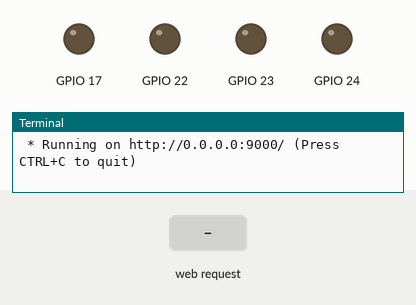
Simulated run of this program. Board: Raspberry Pi (BCM pin numbers). Shown: output pins drawn as LEDs (lit = HIGH), the last lines printed to the terminal. The inputs (shaded band) are chosen by the test bench. The clock reads 2024-03-15 10:24:30 at power-on unless the program sets it.

Above: at 1.2 s.
1.3 s: HTTP request for / received
2.8 s: HTTP request for /go received
At 3.6 s:
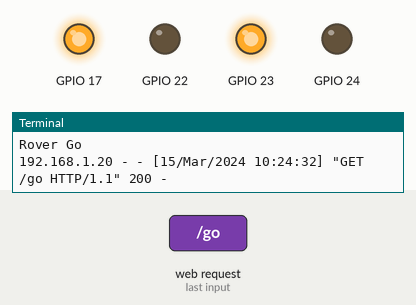
4.3 s: HTTP request for /back received
At 4.7 s:
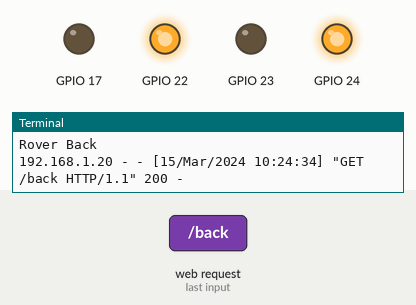
5.8 s: HTTP request for /left received
At 7.0 s:
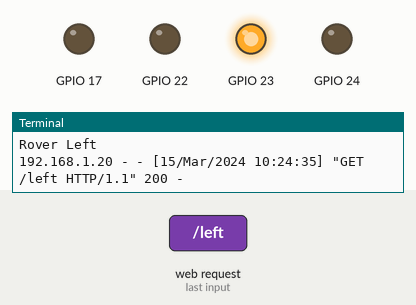
7.3 s: HTTP request for /right received
At 8.2 s:
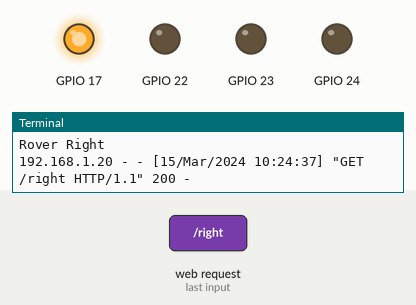
8.8 s: HTTP request for /stop received
At 9.4 s:
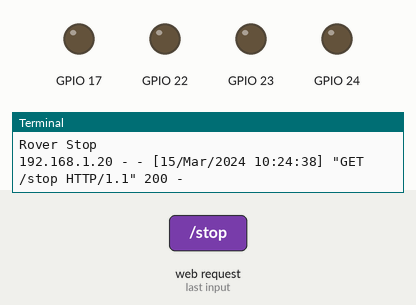
Timing chart, 0 to 11.3 s (numbered marks = the images above; inputs shaded):
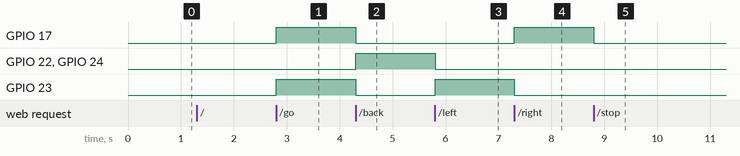

Measured:
- after the input at 2.8 s, GPIO 17, GPIO 23: LOW → HIGH at once
- after the input at 4.3 s, GPIO 17, GPIO 23: HIGH → LOW at once; GPIO 22, GPIO 24: LOW → HIGH at once
- after the input at 5.8 s, GPIO 22, GPIO 24: HIGH → LOW at once; GPIO 23: LOW → HIGH at once
- after the input at 7.3 s, GPIO 17: LOW → HIGH at once; GPIO 23: HIGH → LOW at once
- after the input at 8.8 s, GPIO 17: HIGH → LOW at once

The program:

RoverDC3.py
```python
import RPi.GPIO as GPIO
import paho.mqtt.client as mqtt
from flask import Flask, render_template #, request, redirect, url_for, make_response
from time import sleep
import atexit

app = Flask(__name__) # set up flask server

def init():
        GPIO.setmode(GPIO.BCM)
        GPIO.setup(17, GPIO.OUT)
        GPIO.setup(22, GPIO.OUT)
        GPIO.setup(23, GPIO.OUT)
        GPIO.setup(24, GPIO.OUT)

def clean():
        GPIO.output(17, GPIO.LOW)
        GPIO.output(22, GPIO.LOW)
        GPIO.output(23, GPIO.LOW)
        GPIO.output(24, GPIO.LOW)

# when the root IP is selected, return rover.html page
@app.route('/')
def index():
        init()
        try:
          return render_template('rover3.html')
        except Exception as e:
          print e
          pass

#@app.route("/<reset>")
def reset():
        GPIO.cleanup()

# receive direction from the button press on rover.html
@app.route("/<direction>") # , method=['POST']
def move(direction):
                # Choose the direction of the request
                if direction == 'go':
                        GPIO.output(17, GPIO.HIGH)
                        GPIO.output(22, GPIO.LOW)
                        GPIO.output(23, GPIO.HIGH)
                        GPIO.output(24, GPIO.LOW)
                        #sleep(2)
                        #clean()
                        print "Rover Go"
                elif direction == 'back':
                        GPIO.output(17, GPIO.LOW)
                        GPIO.output(22, GPIO.HIGH)
                        GPIO.output(23, GPIO.LOW)
                        GPIO.output(24, GPIO.HIGH)
                        #sleep(2)
                        #clean()
                        print "Rover Back"
                elif direction == 'left':
                        GPIO.output(17, GPIO.LOW)
                        GPIO.output(22, GPIO.LOW)
                        GPIO.output(23, GPIO.HIGH)
                        GPIO.output(24, GPIO.LOW)
                        #sleep(2)
                        #clean()
                        print "Rover Left"
                elif direction == 'right':
                        GPIO.output(17, GPIO.HIGH)
                        GPIO.output(22, GPIO.LOW)
                        GPIO.output(23, GPIO.LOW)
                        GPIO.output(24, GPIO.LOW)
                        #sleep(2)
                        #clean()
                        print "Rover Right"
                elif direction == 'stop':
                        clean()
                        print "Rover Stop"

                return direction

                # or
                #  response = make_response(redirect(url_for('index')))
                # return(response)

# Clean everything up when the app exits
atexit.register(reset)

if __name__ == '__main__':
        app.run(host='0.0.0.0', port=9000, debug=True)
```
